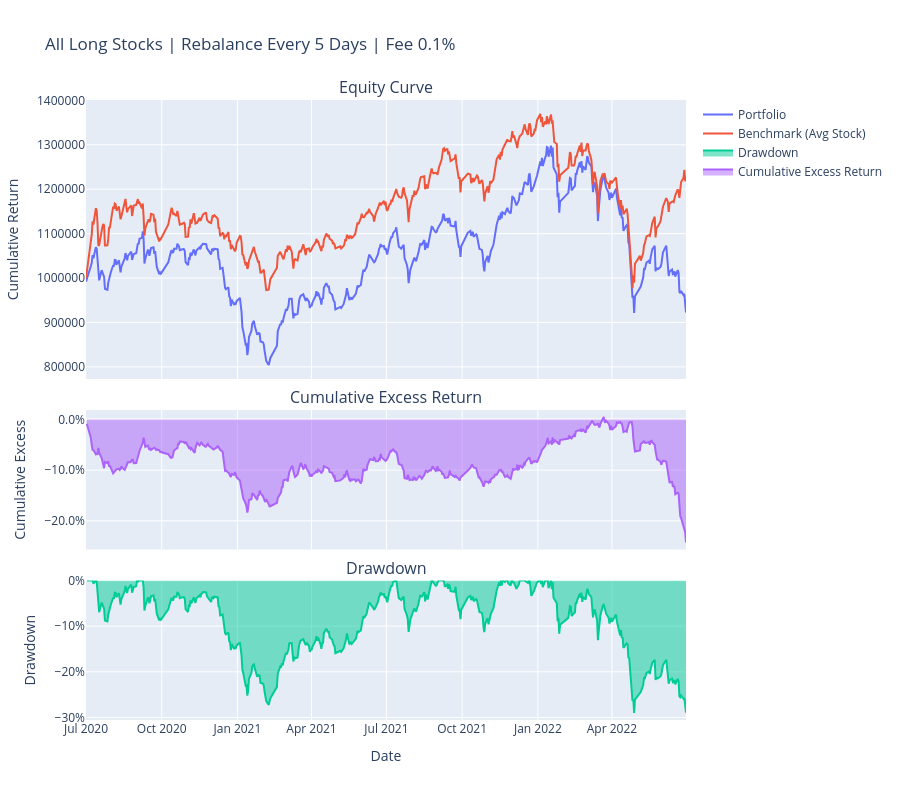

Notebook cell for this chart:
### Code cell
import warnings
from util import *

warnings.filterwarnings("ignore")

# ===================== 全多头策略配置 =====================
CONFIG = {
    "INITIAL_CASH": 1_000_000,       # 初始资金
    "START_DATE": "2020-07-01",      # 回测开始日期
    "END_DATE": "2022-06-30",        # 回测结束日期
    "REBALANCE_FREQ": 5,             # 调仓频率（每N个选股日）
    "PRICE_FILE": "data/eod_prices.parquet",    # 价格文件
    "SELECTION_FILE": "records/mv_selection_v4.parquet", # 新版选股文件
    "TRANSACTION_FEE": 0.008         # 手续费0.1%
}

# ===================== 执行全多头回测 =====================
portfolio_ser, benchmark_ser, metrics = backtest_long_only(
    initial_cash=CONFIG["INITIAL_CASH"],
    start_date=CONFIG["START_DATE"],
    end_date=CONFIG["END_DATE"],
    rebalance_freq=CONFIG["REBALANCE_FREQ"],
    price_file=CONFIG["PRICE_FILE"],
    selection_file=CONFIG["SELECTION_FILE"],
    transaction_fee_rate=CONFIG["TRANSACTION_FEE"]
)

# ===================== 输出结果 =====================
print("\n==================== 全多头策略绩效指标 ====================")
for k, v in metrics.items():
    print(f"{k}: {v:.4f}")

# 绘图（净值+回撤+基准对比）
plot_results(
    portfolio_values=portfolio_ser,
    benchmark_values=benchmark_ser,
    title=f'All Long Stocks | Rebalance Every {CONFIG["REBALANCE_FREQ"]} Days | Fee 0.1%',
    plot_excess=True
)

### Figure 1 — Plotly figure (JSON) as saved in the notebook; plotly's stock layout.template omitted (floating-point values rounded to 4 significant figures; data arrays with more than 128 entries replaced by an {"elided": "..."} marker saying what was removed)
{"data": [{"mode": "lines", "name": "Portfolio", "type": "scatter", "x": {"elided": "486 str values"}, "xaxis": "x", "y": {"elided": "486 float values"}, "yaxis": "y"}, {"mode": "lines", "name": "Benchmark (Avg Stock)", "type": "scatter", "x": {"elided": "486 str values"}, "xaxis": "x", "y": {"elided": "486 float values"}, "yaxis": "y"}, {"fill": "tozeroy", "mode": "lines", "name": "Drawdown", "type": "scatter", "x": {"elided": "485 str values"}, "xaxis": "x3", "y": {"elided": "485 float values"}, "yaxis": "y3"}, {"fill": "tozeroy", "mode": "lines", "name": "Cumulative Excess Return", "type": "scatter", "x": {"elided": "485 str values"}, "xaxis": "x2", "y": {"elided": "485 float values"}, "yaxis": "y2"}], "layout": {"annotations": [{"font": {"size": 16}, "showarrow": false, "text": "Equity Curve", "x": 0.5, "xanchor": "center", "xref": "paper", "y": 1, "yanchor": "bottom", "yref": "paper"}, {"font": {"size": 16}, "showarrow": false, "text": "Cumulative Excess Return", "x": 0.5, "xanchor": "center", "xref": "paper", "y": 0.5, "yanchor": "bottom", "yref": "paper"}, {"font": {"size": 16}, "showarrow": false, "text": "Drawdown", "x": 0.5, "xanchor": "center", "xref": "paper", "y": 0.225, "yanchor": "bottom", "yref": "paper"}], "height": 800, "hovermode": "x unified", "showlegend": true, "title": {"text": "All Long Stocks | Rebalance Every 5 Days | Fee 0.1%"}, "xaxis": {"anchor": "y", "domain": [0, 1], "matches": "x3", "showticklabels": false}, "xaxis2": {"anchor": "y2", "domain": [0, 1], "matches": "x3", "showticklabels": false}, "xaxis3": {"anchor": "y3", "domain": [0, 1], "title": {"text": "Date"}}, "yaxis": {"anchor": "x", "domain": [0.55, 1], "tickformat": ".0f", "title": {"text": "Cumulative Return"}}, "yaxis2": {"anchor": "x2", "domain": [0.275, 0.5], "tickformat": ".1%", "title": {"text": "Cumulative Excess"}}, "yaxis3": {"anchor": "x3", "domain": [0, 0.225], "tickformat": ".0%", "title": {"text": "Drawdown"}}}}
